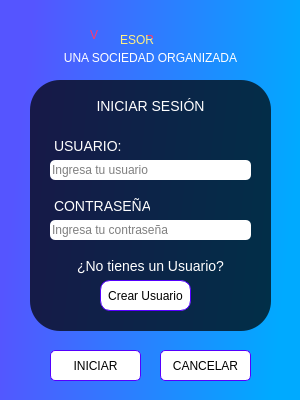
<?xml version="1.0" encoding="UTF-8"?>
<ui version="4.0">
 <class>Window_login</class>
 <widget class="QDialog" name="Window_login">
  <property name="geometry">
   <rect>
    <x>0</x>
    <y>0</y>
    <width>300</width>
    <height>400</height>
   </rect>
  </property>
  <property name="minimumSize">
   <size>
    <width>300</width>
    <height>400</height>
   </size>
  </property>
  <property name="maximumSize">
   <size>
    <width>300</width>
    <height>400</height>
   </size>
  </property>
  <property name="windowTitle">
   <string>Dialog</string>
  </property>
  <property name="windowIcon">
   <iconset>
    <normaloff>:/Icono_window/Icono_window.png</normaloff>:/Icono_window/Icono_window.png</iconset>
  </property>
  <property name="autoFillBackground">
   <bool>false</bool>
  </property>
  <property name="styleSheet">
   <string notr="true">QDialog{
background-color: qlineargradient(spread:pad, x1:0.063, y1:0.346591, x2:0.982955, y2:0.477, stop:0 rgba(85, 85, 255, 255), stop:1 rgba(0, 170, 255, 255));


}

</string>
  </property>
  <widget class="QFrame" name="frame">
   <property name="geometry">
    <rect>
     <x>30</x>
     <y>80</y>
     <width>241</width>
     <height>251</height>
    </rect>
   </property>
   <property name="styleSheet">
    <string notr="true">QFrame{
background-color:qlineargradient(spread:pad, x1:0.068, y1:0.0854091, x2:0.915, y2:0.931818, stop:0.170455 rgba(0, 0, 0, 183), stop:0.596591 rgba(0, 0, 0, 183));
border-radius: 30px
}
QFrame:hover{
border: 1px solid rgb(255, 255, 255)
}
</string>
   </property>
   <property name="frameShape">
    <enum>QFrame::StyledPanel</enum>
   </property>
   <property name="frameShadow">
    <enum>QFrame::Raised</enum>
   </property>
   <widget class="QLabel" name="label">
    <property name="geometry">
     <rect>
      <x>60</x>
      <y>10</y>
      <width>121</width>
      <height>31</height>
     </rect>
    </property>
    <property name="styleSheet">
     <string notr="true">QLabel{
background-color: transparent;
border-radius: 5px;
font-size: 14px;
color:rgb(255, 255, 255);
border: 1px solid transparent;
}</string>
    </property>
    <property name="text">
     <string>INICIAR SESIÓN</string>
    </property>
    <property name="alignment">
     <set>Qt::AlignCenter</set>
    </property>
   </widget>
   <widget class="QLabel" name="label_2">
    <property name="geometry">
     <rect>
      <x>20</x>
      <y>50</y>
      <width>81</width>
      <height>31</height>
     </rect>
    </property>
    <property name="styleSheet">
     <string notr="true">QLabel{
background-color: transparent;
border-radius: 5px;
font-size: 14px;
color:rgb(255, 255, 255);
border: 1px solid transparent;
}</string>
    </property>
    <property name="text">
     <string>USUARIO:</string>
    </property>
   </widget>
   <widget class="QLabel" name="label_3">
    <property name="geometry">
     <rect>
      <x>20</x>
      <y>110</y>
      <width>101</width>
      <height>31</height>
     </rect>
    </property>
    <property name="styleSheet">
     <string notr="true">QLabel{
background-color:transparent;
border-radius: 5px;
font-size: 14px;
color:rgb(255, 255, 255);
border: 1px solid transparent;
}</string>
    </property>
    <property name="text">
     <string>CONTRASEÑA:</string>
    </property>
   </widget>
   <widget class="QLineEdit" name="lineEdit">
    <property name="geometry">
     <rect>
      <x>20</x>
      <y>80</y>
      <width>201</width>
      <height>20</height>
     </rect>
    </property>
    <property name="toolTip">
     <string/>
    </property>
    <property name="toolTipDuration">
     <number>5</number>
    </property>
    <property name="styleSheet">
     <string notr="true">QLineEdit{
border-radius: 5px;
color:  #000000;
background-color:#ffffff;

}
QLineEdit:hover{
border:1px solid rgb(255, 255, 255);
}</string>
    </property>
    <property name="placeholderText">
     <string>Ingresa tu usuario</string>
    </property>
   </widget>
   <widget class="QLineEdit" name="lineEdit_2">
    <property name="geometry">
     <rect>
      <x>20</x>
      <y>140</y>
      <width>201</width>
      <height>20</height>
     </rect>
    </property>
    <property name="styleSheet">
     <string notr="true">QLineEdit{
border-radius: 5px;
color: #000000;
background-color:#ffffff;

}

QLineEdit:hover{
border: 1px solid rgb(255, 255, 255);
}</string>
    </property>
    <property name="echoMode">
     <enum>QLineEdit::Password</enum>
    </property>
    <property name="placeholderText">
     <string>Ingresa tu contraseña</string>
    </property>
   </widget>
   <widget class="QLabel" name="label_7">
    <property name="geometry">
     <rect>
      <x>40</x>
      <y>170</y>
      <width>161</width>
      <height>31</height>
     </rect>
    </property>
    <property name="layoutDirection">
     <enum>Qt::LeftToRight</enum>
    </property>
    <property name="styleSheet">
     <string notr="true">QLabel{
background-color:transparent;
border-radius: 5px;
font-size: 14px;
color:rgb(255, 255, 255);
border: 1px solid transparent;
}</string>
    </property>
    <property name="text">
     <string>¿No tienes un Usuario?</string>
    </property>
    <property name="alignment">
     <set>Qt::AlignCenter</set>
    </property>
   </widget>
   <widget class="QPushButton" name="button_CrearUsuario">
    <property name="geometry">
     <rect>
      <x>70</x>
      <y>200</y>
      <width>91</width>
      <height>31</height>
     </rect>
    </property>
    <property name="styleSheet">
     <string notr="true">QPushButton{
background-color:rgb(255, 255, 255);
border-radius: 10px;
border: 1px solid rgb(85, 0, 255);
font-size: 12px;
color: #000000
}
QPushButton:hover{
background-color:rgb(0,0,0);
color:rgb(255, 255, 255);
font-size: 12px;
border-radius: 5px;
}</string>
    </property>
    <property name="text">
     <string>Crear Usuario</string>
    </property>
   </widget>
  </widget>
  <widget class="QLabel" name="label_4">
   <property name="geometry">
    <rect>
     <x>90</x>
     <y>9</y>
     <width>51</width>
     <height>51</height>
    </rect>
   </property>
   <property name="styleSheet">
    <string notr="true">background-color: qlineargradient(spread:pad, x1:0, y1:0, x2:1, y2:1, stop:0 rgba(0, 0, 0, 0), stop:1 rgba(255, 255, 255, 0));
font: 35pt &quot;Lucida Handwriting&quot;;
color:qlineargradient(spread:pad, x1:0.075, y1:0.977, x2:0.835, y2:0.170455, stop:0.0852273 rgba(255, 57, 107, 255), stop:0.676136 rgba(255, 241, 131, 255))</string>
   </property>
   <property name="text">
    <string>V</string>
   </property>
  </widget>
  <widget class="QLabel" name="label_5">
   <property name="geometry">
    <rect>
     <x>120</x>
     <y>19</y>
     <width>101</width>
     <height>41</height>
    </rect>
   </property>
   <property name="styleSheet">
    <string notr="true">background-color: qlineargradient(spread:pad, x1:0, y1:0, x2:1, y2:1, stop:0 rgba(0, 0, 0, 0), stop:1 rgba(255, 255, 255, 0));
font: 20pt &quot;Lucida Handwriting&quot;;
color:qlineargradient(spread:pad, x1:0.671, y1:0.108, x2:0.255045, y2:0.801, stop:0.0852273 rgba(255, 57, 107, 255), stop:0.676136 rgba(255, 241, 131, 255))</string>
   </property>
   <property name="text">
    <string>ESOR</string>
   </property>
  </widget>
  <widget class="QLabel" name="label_6">
   <property name="geometry">
    <rect>
     <x>50</x>
     <y>50</y>
     <width>201</width>
     <height>16</height>
    </rect>
   </property>
   <property name="styleSheet">
    <string notr="true">background-color: qlineargradient(spread:pad, x1:0, y1:0, x2:1, y2:1, stop:0 rgba(0, 0, 0, 0), stop:1 rgba(255, 255, 255, 0));
font: 75 10pt &quot;MS Shell Dlg 2&quot;;
color: rgb(255, 255, 255);</string>
   </property>
   <property name="text">
    <string>UNA SOCIEDAD ORGANIZADA</string>
   </property>
   <property name="alignment">
    <set>Qt::AlignCenter</set>
   </property>
  </widget>
  <widget class="QFrame" name="frame_2">
   <property name="geometry">
    <rect>
     <x>-10</x>
     <y>0</y>
     <width>331</width>
     <height>81</height>
    </rect>
   </property>
   <property name="styleSheet">
    <string notr="true">background-color: transparent;
border: solid 1px transparent;</string>
   </property>
   <property name="frameShape">
    <enum>QFrame::StyledPanel</enum>
   </property>
   <property name="frameShadow">
    <enum>QFrame::Raised</enum>
   </property>
  </widget>
  <widget class="QPushButton" name="Button_iniciar">
   <property name="geometry">
    <rect>
     <x>50</x>
     <y>350</y>
     <width>91</width>
     <height>31</height>
    </rect>
   </property>
   <property name="styleSheet">
    <string notr="true">QPushButton{
background-color:rgb(255, 255, 255);
border-radius: 5px;
border: 1px solid rgb(85, 0, 255);
font-size: 12px;
color: #000000
}
QPushButton:hover{
background-color:qlineargradient(spread:pad, x1:0.068, y1:0.0854091, x2:0.915, y2:0.931818, stop:0.170455 rgba(0, 0, 0, 183), stop:0.596591 rgba(0, 0, 0, 183));
color:rgb(255, 255, 255);
font-size: 12px;
border-radius: 5px;

}</string>
   </property>
   <property name="text">
    <string>INICIAR</string>
   </property>
  </widget>
  <widget class="QPushButton" name="pushButton_2">
   <property name="geometry">
    <rect>
     <x>160</x>
     <y>350</y>
     <width>91</width>
     <height>31</height>
    </rect>
   </property>
   <property name="styleSheet">
    <string notr="true">QPushButton{
background-color:rgb(255, 255, 255);
border-radius: 5px;
border: 1px solid rgb(85, 0, 255);
font-size: 12px;
color: #000000
}
QPushButton:hover{
background-color:qlineargradient(spread:pad, x1:0.068, y1:0.0854091, x2:0.915, y2:0.931818, stop:0.170455 rgba(0, 0, 0, 183), stop:0.596591 rgba(0, 0, 0, 183));
color:rgb(255, 255, 255);
font-size: 12px;
border-radius: 5px;

}</string>
   </property>
   <property name="text">
    <string>CANCELAR</string>
   </property>
  </widget>
  <zorder>frame_2</zorder>
  <zorder>frame</zorder>
  <zorder>label_4</zorder>
  <zorder>label_5</zorder>
  <zorder>label_6</zorder>
  <zorder>Button_iniciar</zorder>
  <zorder>pushButton_2</zorder>
 </widget>
 <resources>
  <include location="Source.qrc"/>
 </resources>
 <connections/>
</ui>
